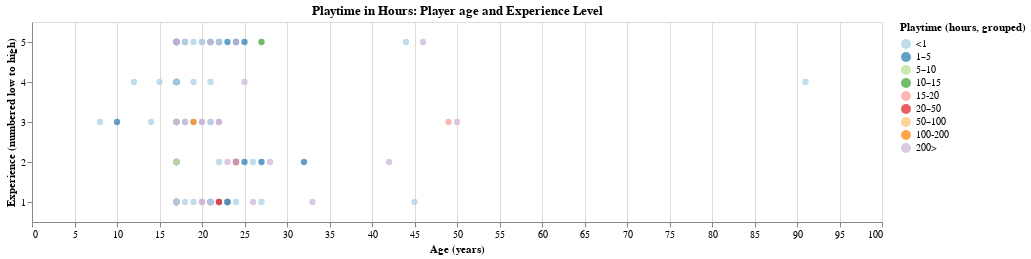

Notebook code for this chart:
### Code cell
training_data = training_data.assign(
    playtime_grouped=pd.cut(
        players_filtered["played_hours"],
        bins=[0, 1, 5, 10, 15, 20, 50, 100, 200, 223.1], 
        labels=["<1", "1–5", "5–10", "10–15", "15-20", "20–50", "50–100", "100-200", "200>"]
    )
)

players_plot = alt.Chart(training_data, title = "Playtime in Hours: Player age and Experience Level").mark_circle(size=40).encode(
    x=alt.X("age:Q").title("Age (years)"),
    y=alt.Y("experience_num:O", 
            title = "Experience (numbered low to high)",
            scale=alt.Scale(reverse=True)
), color=alt.Color("playtime_grouped:N", sort = ["<1", "1–5", "5–10", "10–15", "15-20", "20–50", "50–100", "100-200", "200>"]).scale(scheme="paired").title("Playtime (hours, grouped)")
).properties(width=850, height=200)
players_plot

### Figure 1 — Vega specification as saved in the notebook (floating-point values rounded to 4 significant figures; data arrays with more than 128 entries replaced by an {"elided": "..."} marker saying what was removed)
{"$schema": "https://vega.github.io/schema/vega/v5.json", "data": [{"name": "source_0"}, {"name": "data_0", "values": {"elided": "137 records"}}, {"name": "data_0_x_domain_age", "values": [{"min": 8, "max": 91}]}, {"name": "data_0_y_domain_experience_num", "values": [{"experience_num": 4}, {"experience_num": 2}, {"experience_num": 5}, {"experience_num": 3}, {"experience_num": 1}]}, {"name": "source_0_color_domain_playtime_grouped", "values": [{"playtime_grouped": "<1", "sort_field": 0.0}, {"playtime_grouped": "200>", "sort_field": 8.0}, {"playtime_grouped": "1–5", "sort_field": 1.0}, {"playtime_grouped": "15-20", "sort_field": 4.0}, {"playtime_grouped": "100-200", "sort_field": 7.0}, {"playtime_grouped": "10–15", "sort_field": 3.0}, {"playtime_grouped": "5–10", "sort_field": 2.0}, {"playtime_grouped": "20–50", "sort_field": 5.0}, {"playtime_grouped": "50–100", "sort_field": 6.0}]}], "marks": [{"type": "symbol", "name": "marks", "from": {"data": "data_0"}, "encode": {"update": {"y": {"field": "experience_num", "scale": "y"}, "shape": {"value": "circle"}, "size": {"value": 40}, "x": {"field": "age", "scale": "x"}, "opacity": {"value": 0.7}, "fill": {"field": "playtime_grouped", "scale": "color"}}}, "style": ["circle"]}], "scales": [{"name": "x", "type": "linear", "domain": [{"signal": "(data(\"data_0_x_domain_age\")[0] || {}).min"}, {"signal": "(data(\"data_0_x_domain_age\")[0] || {}).max"}], "range": [0, {"signal": "width"}], "zero": true, "nice": true}, {"name": "y", "type": "point", "domain": {"data": "data_0_y_domain_experience_num", "field": "experience_num", "sort": true}, "range": [0, {"signal": "height"}], "padding": 0.5, "reverse": true}, {"name": "color", "type": "ordinal", "domain": {"data": "source_0_color_domain_playtime_grouped", "field": "playtime_grouped", "sort": {"op": "max", "field": "sort_field"}}, "range": {"scheme": "paired"}}], "axes": [{"scale": "x", "gridScale": "y", "orient": "bottom", "domain": false, "labels": false, "zindex": 0, "minExtent": 0, "ticks": false, "aria": false, "tickCount": {"signal": "ceil(width/40)"}, "maxExtent": 0, "grid": true}, {"scale": "x", "title": "Age (years)", "grid": false, "labelFlush": true, "labelOverlap": true, "tickCount": {"signal": "ceil(width/40)"}, "zindex": 0, "orient": "bottom"}, {"scale": "y", "title": "Experience (numbered low to high)", "grid": false, "orient": "left", "zindex": 0}], "title": {"text": "Playtime in Hours: Player age and Experience Level", "frame": "group"}, "style": "cell", "legends": [{"title": "Playtime (hours, grouped)", "fill": "color", "symbolType": "circle", "encode": {"symbols": {"update": {"opacity": {"value": 0.7}}}}}], "padding": 5, "width": 850, "background": "white", "height": 200}
